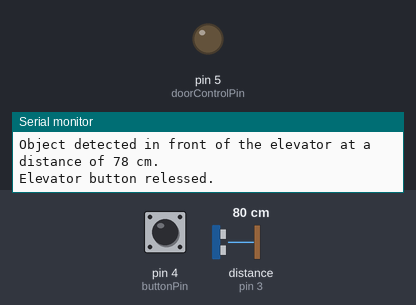
This sketch was run on a simulated Arduino Uno, built with avr-gcc and run on an emulated ATmega328P. Shown: output pins drawn as LEDs (lit = HIGH), the last lines printed to the serial monitor. Wiring (inferred from the names in the program): ultrasonic range finder: trigger pin 2; echo pin 3. The inputs (shaded band) are chosen by the test bench; at power-on: pin 4 (buttonPin) HIGH, distance to the obstacle (sensor on pin 3) 80 cm. The echo pulse lasts 58.3 µs per cm; pins used as bus, display or sensor lines are not drawn.

Above: at 1.8 s.
1.9 s: pin 4 (buttonPin) pulled LOW for 0.6 s
At 3.4 s:
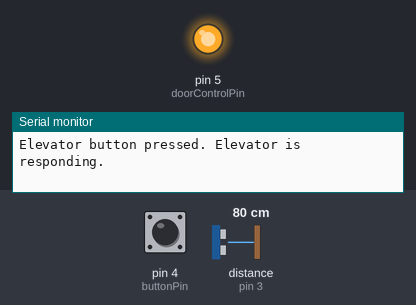
Timing chart, 0 to 14.6 s (numbered marks = the images above; inputs shaded):
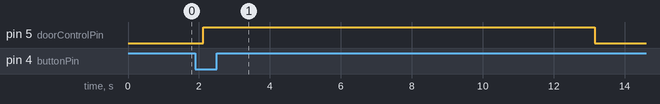

Measured:
- after the input at 1.9 s, pin 5 (doorControlPin): LOW → HIGH after 0.23 s, → LOW 11.0 s later

The sketch:

ultra_sonic.ino
```cpp
// Constants
const int triggerPin = 2;       // The trigger pin of the ultrasonic sensor
const int echoPin = 3;          // The echo pin of the ultrasonic sensor
const int buttonPin = 4;        // The button pin to simulate the elevator button
const int doorControlPin = 5;   // The pin controlling the elevator door (simulated using an LED)

// Variables
long duration;
int distance;

void setup() {
  // Initialize pins
  pinMode(triggerPin, OUTPUT);
  pinMode(echoPin, INPUT);
  pinMode(buttonPin, INPUT_PULLUP);
  pinMode(doorControlPin, OUTPUT);

  // Start serial communication for debugging
  Serial.begin(9600);
}

void loop() {
  // Send a pulse to the ultrasonic sensor to trigger a measurement
  digitalWrite(triggerPin, LOW);
  delayMicroseconds(2);
  digitalWrite(triggerPin, HIGH);
  delayMicroseconds(10);
  digitalWrite(triggerPin, LOW);

  // Read the duration of the echo signal
  duration = pulseIn(echoPin, HIGH);

  // Calculate the distance in centimeters
  distance = duration * 0.034 / 2;

  // Read the elevator button state
  boolean buttonState = digitalRead(buttonPin);

  // Check if there's an object in front of the elevator within a certain range
  if (distance < 100) {  // Adjust the threshold distance as needed
    Serial.println("Object detected in front of the elevator at a distance of " + String(distance) + " cm.");
   buttonState = digitalRead(buttonPin);
    // Check if the elevator button is pressed
    if (buttonState == LOW) {
      Serial.println("Elevator button pressed. Elevator is responding.");

      // Simulate opening the elevator doors (simulated using an LED)
      digitalWrite(doorControlPin, HIGH);
      delay(10000);
    } if (buttonState == HIGH){
      // Close the elevator doors
      Serial.println("Elevator button relessed.");
      digitalWrite(doorControlPin, LOW);
    }
  } else {
    Serial.println("No object detected.");
    // Close the elevator doors
    digitalWrite(doorControlPin, LOW);
  }

  // Add a delay to prevent rapid button presses
  delay(1000);
}
```
